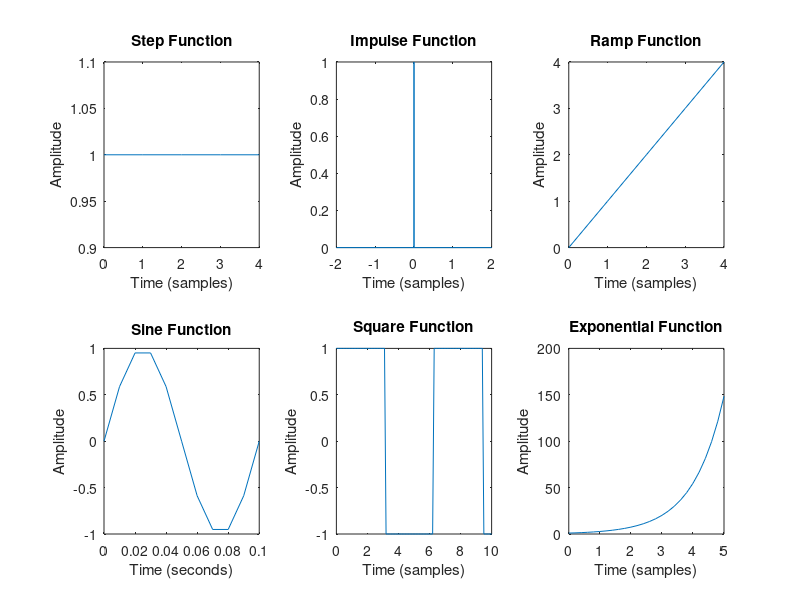
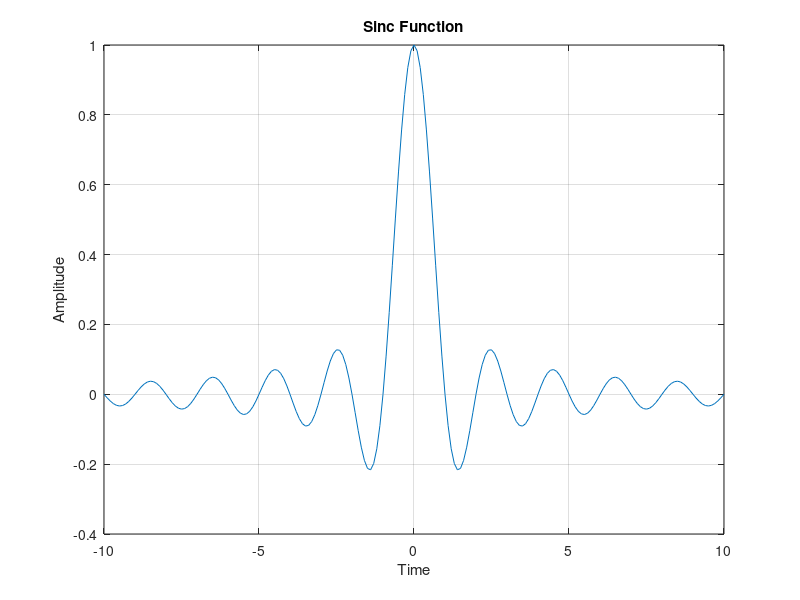

The MATLAB script that drew these images, in order:
clc;
close all;
clear all;

% Length of the sequence
N = 5;

% Unit Step Function
t = (0:N-1);
y = ones(1, N);
subplot(2, 3, 1);
plot(t, y); % Using stem for discrete plots
xlabel('Time (samples)');
ylabel('Amplitude');
title('Step Function');


% Unit Impulse Function
t = [-2,-1,-0.001,0,0.001,1,2];
y = [0,0, 0, 1, 0, 0,0];
subplot(2, 3, 2);
plot(t, y); % Using stem for discrete plots
xlabel('Time (samples)');
ylabel('Amplitude');
title('Impulse Function');

% Ramp Signal
t = (0:N-1);
y = t;
subplot(2, 3, 3);
plot(t, y); % Using stem for discrete plots
xlabel('Time (samples)');
ylabel('Amplitude');
title('Ramp Function');

% Sine Function
f = 10; % Signal frequency
%t = 0:1/(100*f):1/f; % Time vector from 0 to one period of the signal with a finer resolution
t= 0:1/(10*f):1/f;  %for discrete
y = sin(2 * pi * f * t); % Sine wave

subplot(2, 3, 4);
plot(t, y); % Using plot for continuous appearance
xlabel('Time (seconds)'); % Time in seconds
ylabel('Amplitude');
title('Sine Function');

% Square Function
t = 0:0.1:2*N;% for discrete
%t=0:0.5:2*N;
y = square(t);
subplot(2, 3, 5);
plot(t, y); % Using stem for discrete plots
xlabel('Time (samples)');
ylabel('Amplitude');
title('Square Function');

% Exponential Function
t = 0:0.2:N;
a = 1;
y = exp(a * t);
subplot(2, 3, 6);
plot(t, y); % Using stem for discrete plots
xlabel('Time (samples)');
ylabel('Amplitude');
title('Exponential Function');

x = linspace(-5,5);
y = sinc(x);
figure
plot(x,y)

% Sinc Function
t = -10:0.1:10; % Time vector
%t = -10:0.3:10; % Time vector for discrete
y = sinc(t); % Sinc function in MATLAB, sinc(t) = sin(pi*t)/(pi*t)

 % Assuming you are placing this in the fifth subplot
plot(t, y); % Using plot for continuous appearance
xlabel('Time');
ylabel('Amplitude');
title('Sinc Function');

grid